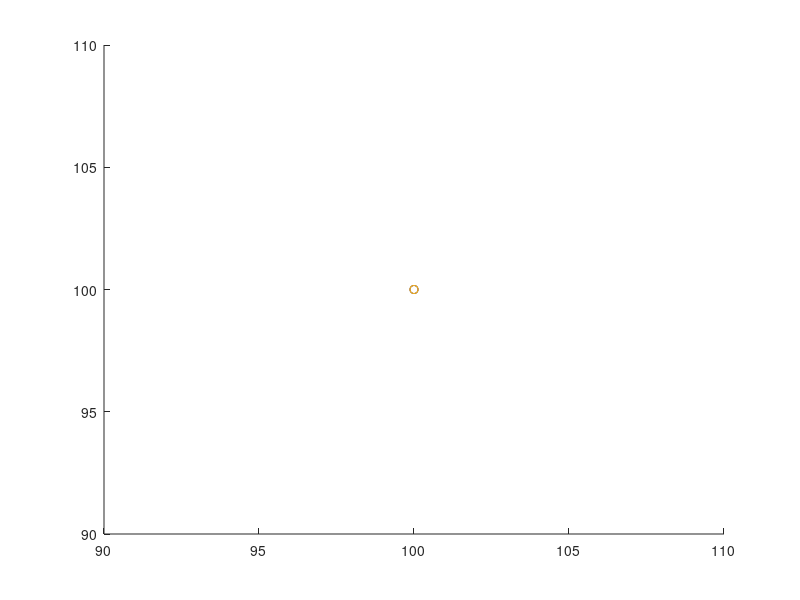

The MATLAB source for this figure: (Note: this script raises an error after producing the figure.)
figure('units','centimeters','position',[0 13 20 15]);

scatter(100,100,'rx'), hold on
scatter(100,100,'gx')
scatter(100,100,'bx')

clearvars LTI_lon
k = 1;
for j = 1:num_alt
for i = 1:num_sas
    LTI_lon(:,:,i,j,k) = ss(Plon5.data(:,:,i,j,k).A(1:4,1:4),Plon5.data(:,:,i,j,k).B(1:4,:),Plon5.data(:,:,i,j,k).C(1:4,1:4),Plon5.data(:,:,i,j,k).D(1:4,:));
end
end
h = pzplot(LTI_lon,'r'); grid on, axis equal, hold on
legend('\eta_s = -25% (retracted)','\eta_s = -12.5% (medium)','\eta_s = 0% (extended)')

xlim([-15 10])
ylim([-10 10])
axes('position',[.66 .175 .22 .25])
lon_real = real(eig(LTI_lon));
lon_imag = imag(eig(LTI_lon));
lon_real_vec = lon_real(:);
lon_imag_vec = lon_imag(:);
lon_real_vec_sort = lon_real_vec(lon_real_vec>-0.1);
lon_imag_vec_sort = lon_imag_vec(lon_real_vec>-0.1);
scatter(lon_real_vec_sort(1:num_sas*num_alt*2),lon_imag_vec_sort(1:num_sas*num_alt*2),'xr')
% xlim([-1.2*max(abs(lon_real_vec_sort)) max((lon_real_vec_sort))+0.2*max(abs(lon_real_vec_sort))])
% ylim(1.2*max(abs(lon_imag_vec_sort))*[-1 1])
xlim([-0.045 0.005])
ylim([-0.5 0.5])
box on
grid on
grid minor
p = getoptions(h);
p.Title.String = '';
setoptions(h,p)
exportgraphics(gcf,'figure/pzmap_lon_1.png','resolution',600)

%%
figure('units','centimeters','position',[15 13 20 15]);

scatter(100,100,'rx'), hold on
scatter(100,100,'gx')
scatter(100,100,'bx')

clearvars LTI_lon
% for k = 1:num_mor 
k = 2;
for j = 1:num_alt
for i = 1:num_sas
    LTI_lon(:,:,i,j,k) = ss(Plon5.data(:,:,i,j,k).A(1:4,1:4),Plon5.data(:,:,i,j,k).B(1:4,:),Plon5.data(:,:,i,j,k).C(1:4,1:4),Plon5.data(:,:,i,j,k).D(1:4,:));
end
end
% end

h = pzplot(LTI_lon,'g'); grid on, axis equal
legend('\eta_s = -25% (retracted)','\eta_s = -12.5% (medium)','\eta_s = 0% (extended)')

xlim([-15 10])
ylim([-10 10])
axes('position',[.66 .175 .22 .25])
lon_real = real(eig(LTI_lon));
lon_imag = imag(eig(LTI_lon));
lon_real_vec = lon_real(:);
lon_imag_vec = lon_imag(:);
lon_real_vec_sort = lon_real_vec(lon_real_vec>-0.1);
lon_imag_vec_sort = lon_imag_vec(lon_real_vec>-0.1);
scatter(lon_real_vec_sort(1:num_sas*num_alt*2),lon_imag_vec_sort(1:num_sas*num_alt*2),'xg')
% xlim([-1.2*max(abs(lon_real_vec_sort)) max((lon_real_vec_sort))+0.2*max(abs(lon_real_vec_sort))])
% ylim(1.2*max(abs(lon_imag_vec_sort))*[-1 1])
xlim([-0.045 0.005])
ylim([-0.5 0.5])
box on
grid on
grid minor
p = getoptions(h);
p.Title.String = '';
setoptions(h,p)
exportgraphics(gcf,'figure/pzmap_lon_2.png','resolution',600)

%%
figure('units','centimeters','position',[30 13 20 15]);

scatter(100,100,'rx'), hold on
scatter(100,100,'gx')
scatter(100,100,'bx')

clearvars LTI_lon
% for k = 1:num_mor 
k = 3;
for j = 1:num_alt
for i = 1:num_sas
    LTI_lon(:,:,i,j,k) = ss(Plon5.data(:,:,i,j,k).A(1:4,1:4),Plon5.data(:,:,i,j,k).B(1:4,:),Plon5.data(:,:,i,j,k).C(1:4,1:4),Plon5.data(:,:,i,j,k).D(1:4,:));
end
end
% end

h = pzplot(LTI_lon,'b'); grid on, axis equal
legend('\eta_s = -25% (retracted)','\eta_s = -12.5% (medium)','\eta_s = 0% (extended)')

xlim([-15 10])
ylim([-10 10])
axes('position',[.66 .175 .22 .25])
lon_real = real(eig(LTI_lon));
lon_imag = imag(eig(LTI_lon));
lon_real_vec = lon_real(:);
lon_imag_vec = lon_imag(:);
lon_real_vec_sort = lon_real_vec(lon_real_vec>-0.1);
lon_imag_vec_sort = lon_imag_vec(lon_real_vec>-0.1);
scatter(lon_real_vec_sort(1:num_sas*num_alt*2),lon_imag_vec_sort(1:num_sas*num_alt*2),'xb')
% xlim([-1.2*max(abs(lon_real_vec_sort)) max((lon_real_vec_sort))+0.2*max(abs(lon_real_vec_sort))])
% ylim(1.2*max(abs(lon_imag_vec_sort))*[-1 1])
xlim([-0.045 0.005])
ylim([-0.5 0.5])
box on
grid on
grid minor
p = getoptions(h);
p.Title.String = '';
setoptions(h,p)
exportgraphics(gcf,'figure/pzmap_lon_3.png','resolution',600)

%%
figure('units','centimeters','position',[0 2 20 15]);

scatter(100,100,'rx'), hold on
scatter(100,100,'gx')
scatter(100,100,'bx')

h = pzplot(Plat4.data(:,:,:,:,1),'r'); grid on, axis equal
legend('\eta_s = -25% (retracted)','\eta_s = -12.5% (medium)','\eta_s = 0% (extended)')

xlim([-15 10])
ylim([-10 10])
axes('position',[.66 .175 .22 .25])
lat_real = real(eig(Plat4.data(:,:,:,:,1)));
lat_imag = imag(eig(Plat4.data(:,:,:,:,1)));
lat_real_vec = lat_real(:);
lat_imag_vec = lat_imag(:);
lat_real_vec_sort = lat_real_vec(abs(lat_imag_vec)<0.1);
lat_imag_vec_sort = lat_imag_vec(abs(lat_imag_vec)<0.1);
scatter(lat_real_vec_sort(2:2:num_sas*num_alt*2),lat_imag_vec_sort(2:2:num_sas*num_alt*2),'xr')
xlim([-0.15 0.3])
ylim([-1 1]), yticks(0)
box on
grid on
grid minor
p = getoptions(h);
p.Title.String = '';
setoptions(h,p)
exportgraphics(gcf,'figure/pzmap_lat_1.png','resolution',600)

%%
figure('units','centimeters','position',[15 2 20 15]);

scatter(100,100,'rx'), hold on
scatter(100,100,'gx')
scatter(100,100,'bx')

h = pzplot(Plat4.data(:,:,:,:,2),'g'); grid on, axis equal
legend('\eta_s = -25% (retracted)','\eta_s = -12.5% (medium)','\eta_s = 0% (extended)')

xlim([-15 10])
ylim([-10 10])
axes('position',[.66 .175 .22 .25])
lat_real = real(eig(Plat4.data(:,:,:,:,2)));
lat_imag = imag(eig(Plat4.data(:,:,:,:,2)));
lat_real_vec = lat_real(:);
lat_imag_vec = lat_imag(:);
lat_real_vec_sort = lat_real_vec(abs(lat_imag_vec)<0.1);
lat_imag_vec_sort = lat_imag_vec(abs(lat_imag_vec)<0.1);
scatter(lat_real_vec_sort(2:2:num_sas*num_alt*2),lat_imag_vec_sort(2:2:num_sas*num_alt*2),'xg')
xlim([-0.15 0.3])
ylim([-1 1]), yticks(0)
box on
grid on
grid minor
p = getoptions(h);
p.Title.String = '';
setoptions(h,p)
exportgraphics(gcf,'figure/pzmap_lat_2.png','resolution',600)

%%
figure('units','centimeters','position',[30 2 20 15]);

scatter(100,100,'rx'), hold on
scatter(100,100,'gx')
scatter(100,100,'bx')

h = pzplot(Plat4.data(:,:,:,:,3),'b'); grid on, axis equal
legend('\eta_s = -25% (retracted)','\eta_s = -12.5% (medium)','\eta_s = 0% (extended)')

xlim([-15 10])
ylim([-10 10])
axes('position',[.66 .175 .22 .25])
lat_real = real(eig(Plat4.data(:,:,:,:,3)));
lat_imag = imag(eig(Plat4.data(:,:,:,:,3)));
lat_real_vec = lat_real(:);
lat_imag_vec = lat_imag(:);
lat_real_vec_sort = lat_real_vec(abs(lat_imag_vec)<0.1);
lat_imag_vec_sort = lat_imag_vec(abs(lat_imag_vec)<0.1);
scatter(lat_real_vec_sort(2:2:num_sas*num_alt*2),lat_imag_vec_sort(2:2:num_sas*num_alt*2),'xb')
xlim([-0.15 0.3])
ylim([-1 1]), yticks(0)
box on
grid on
grid minor
p = getoptions(h);
p.Title.String = '';
setoptions(h,p)
exportgraphics(gcf,'figure/pzmap_lat_3.png','resolution',600)
